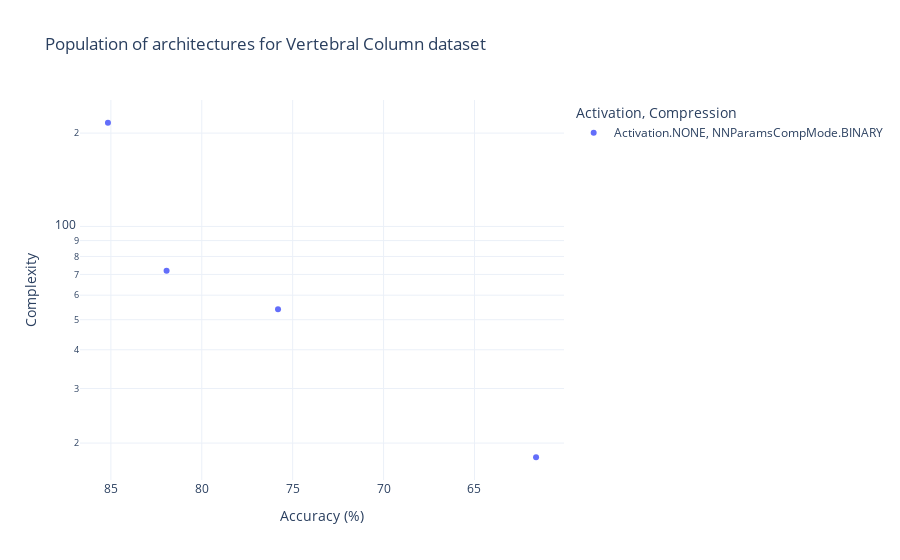
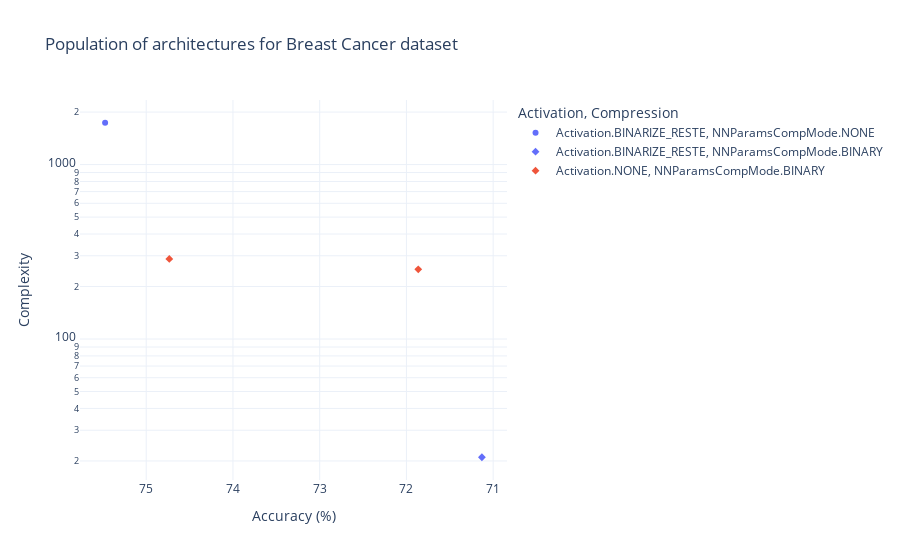
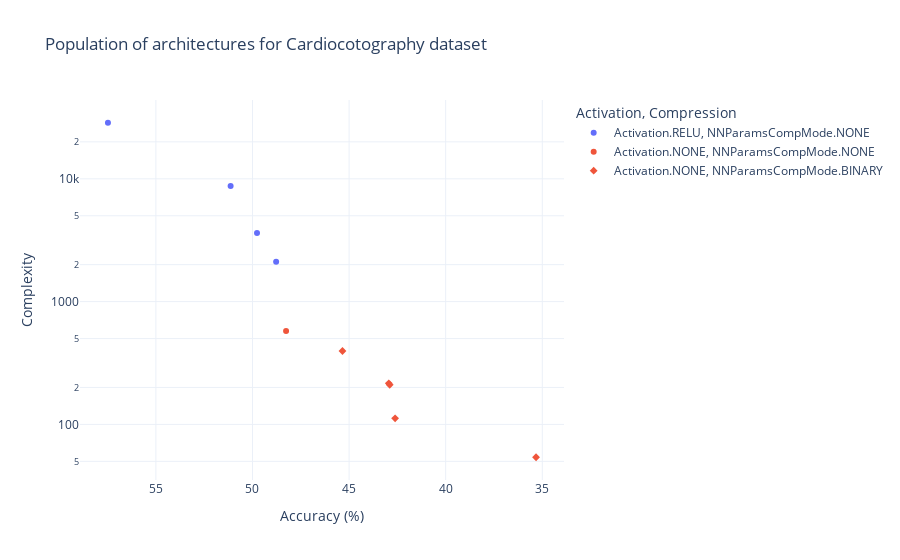

Source (notebook cell) for these figures, in order:
### Code cell
from src.plot_experiment2 import plot_report


reports = [
    ("../../reports/vertebral", "Population of architectures for Vertebral Column dataset"),
    ("../../reports/breast-cancer", "Population of architectures for Breast Cancer dataset"),
    ("../../reports/cardio", "Population of architectures for Cardiocotography dataset"),
    ("../../reports/mini-mnist", "Population of architectures for mini MNIST dataset"),
    ("../../reports/mini-cifar10", "Population of architectures for mini CIFAR10 dataset"),
]
for report in reports:
    try:
        fig = plot_report(report[0], report[1], store=False, log_y=True)
        fig.show()
    except Exception as e:
        print(f"Error processing report {report[1]}: {e}")
        continue

### Figure 1 — Plotly figure (JSON) as saved in the notebook; plotly's stock layout.template omitted (floating-point values rounded to 4 significant figures)
{"data": [{"hovertemplate": "Activation=Activation.NONE<br>Compression=NNParamsCompMode.BINARY<br>Accuracy (%)=%{x}<br>Complexity=%{y}<extra></extra>", "legendgroup": "Activation.NONE, NNParamsCompMode.BINARY", "marker": {"color": "#636efa", "symbol": "circle"}, "mode": "markers", "name": "Activation.NONE, NNParamsCompMode.BINARY", "orientation": "v", "showlegend": true, "type": "scatter", "x": [85.16, 75.81, 81.94, 61.61], "xaxis": "x", "y": [216.0, 54.0, 72.0, 18.0], "yaxis": "y"}], "layout": {"legend": {"title": {"text": "Activation, Compression"}, "tracegroupgap": 0}, "margin": {"autoexpand": true}, "title": {"text": "Population of architectures for Vertebral Column dataset"}, "xaxis": {"anchor": "y", "autorange": "reversed", "domain": [0, 1], "title": {"text": "Accuracy (%)"}}, "yaxis": {"anchor": "x", "domain": [0, 1], "title": {"text": "Complexity"}, "type": "log"}}}

### Figure 2 — Plotly figure (JSON) as saved in the notebook; plotly's stock layout.template omitted (floating-point values rounded to 4 significant figures)
{"data": [{"hovertemplate": "Activation=Activation.BINARIZE_RESTE<br>Compression=NNParamsCompMode.NONE<br>Accuracy (%)=%{x}<br>Complexity=%{y}<extra></extra>", "legendgroup": "Activation.BINARIZE_RESTE, NNParamsCompMode.NONE", "marker": {"color": "#636efa", "symbol": "circle"}, "mode": "markers", "name": "Activation.BINARIZE_RESTE, NNParamsCompMode.NONE", "orientation": "v", "showlegend": true, "type": "scatter", "x": [75.47], "xaxis": "x", "y": [1737.0], "yaxis": "y"}, {"hovertemplate": "Activation=Activation.BINARIZE_RESTE<br>Compression=NNParamsCompMode.BINARY<br>Accuracy (%)=%{x}<br>Complexity=%{y}<extra></extra>", "legendgroup": "Activation.BINARIZE_RESTE, NNParamsCompMode.BINARY", "marker": {"color": "#636efa", "symbol": "diamond"}, "mode": "markers", "name": "Activation.BINARIZE_RESTE, NNParamsCompMode.BINARY", "orientation": "v", "showlegend": true, "type": "scatter", "x": [71.13], "xaxis": "x", "y": [21.0], "yaxis": "y"}, {"hovertemplate": "Activation=Activation.NONE<br>Compression=NNParamsCompMode.BINARY<br>Accuracy (%)=%{x}<br>Complexity=%{y}<extra></extra>", "legendgroup": "Activation.NONE, NNParamsCompMode.BINARY", "marker": {"color": "#EF553B", "symbol": "diamond"}, "mode": "markers", "name": "Activation.NONE, NNParamsCompMode.BINARY", "orientation": "v", "showlegend": true, "type": "scatter", "x": [71.86, 74.73], "xaxis": "x", "y": [251.0, 288.0], "yaxis": "y"}], "layout": {"legend": {"title": {"text": "Activation, Compression"}, "tracegroupgap": 0}, "margin": {"autoexpand": true}, "title": {"text": "Population of architectures for Breast Cancer dataset"}, "xaxis": {"anchor": "y", "autorange": "reversed", "domain": [0, 1], "title": {"text": "Accuracy (%)"}}, "yaxis": {"anchor": "x", "domain": [0, 1], "title": {"text": "Complexity"}, "type": "log"}}}

### Figure 3 — Plotly figure (JSON) as saved in the notebook; plotly's stock layout.template omitted (floating-point values rounded to 4 significant figures)
{"data": [{"hovertemplate": "Activation=Activation.RELU<br>Compression=NNParamsCompMode.NONE<br>Accuracy (%)=%{x}<br>Complexity=%{y}<extra></extra>", "legendgroup": "Activation.RELU, NNParamsCompMode.NONE", "marker": {"color": "#636efa", "symbol": "circle"}, "mode": "markers", "name": "Activation.RELU, NNParamsCompMode.NONE", "orientation": "v", "showlegend": true, "type": "scatter", "x": [48.78, 51.13, 49.77, 57.48], "xaxis": "x", "y": [2116.0, 8758.0, 3626.0, 28620.0], "yaxis": "y"}, {"hovertemplate": "Activation=Activation.NONE<br>Compression=NNParamsCompMode.NONE<br>Accuracy (%)=%{x}<br>Complexity=%{y}<extra></extra>", "legendgroup": "Activation.NONE, NNParamsCompMode.NONE", "marker": {"color": "#EF553B", "symbol": "circle"}, "mode": "markers", "name": "Activation.NONE, NNParamsCompMode.NONE", "orientation": "v", "showlegend": true, "type": "scatter", "x": [48.26], "xaxis": "x", "y": [576.0], "yaxis": "y"}, {"hovertemplate": "Activation=Activation.NONE<br>Compression=NNParamsCompMode.BINARY<br>Accuracy (%)=%{x}<br>Complexity=%{y}<extra></extra>", "legendgroup": "Activation.NONE, NNParamsCompMode.BINARY", "marker": {"color": "#EF553B", "symbol": "diamond"}, "mode": "markers", "name": "Activation.NONE, NNParamsCompMode.BINARY", "orientation": "v", "showlegend": true, "type": "scatter", "x": [42.94, 35.32, 45.34, 42.62, 42.9], "xaxis": "x", "y": [216.0, 54.0, 396.0, 112.0, 210.0], "yaxis": "y"}], "layout": {"legend": {"title": {"text": "Activation, Compression"}, "tracegroupgap": 0}, "margin": {"autoexpand": true}, "title": {"text": "Population of architectures for Cardiocotography dataset"}, "xaxis": {"anchor": "y", "autorange": "reversed", "domain": [0, 1], "title": {"text": "Accuracy (%)"}}, "yaxis": {"anchor": "x", "domain": [0, 1], "title": {"text": "Complexity"}, "type": "log"}}}
